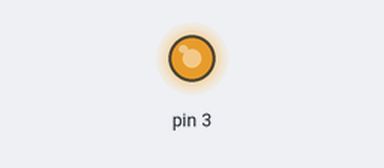
Simulated run of this sketch. Board: Arduino Uno, built with avr-gcc and run on an emulated ATmega328P. On the bench: output pins drawn as LEDs (lit = HIGH).

Above: at 0.1 s.
Timing chart, 0 to 1.6 s (numbered marks = the images above):
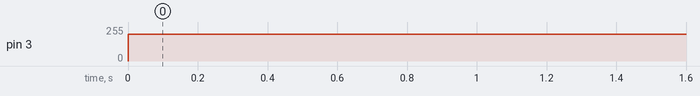

Measured:
- by itself, pin 3: 0/255 → 200/255 at 0.00 s

The sketch:

adrian_ta.ino
```cpp
void setup() {
  // put your setup code here, to run once:
pinMode(A0,0);
pinMode(3,1);
}

void loop() {
  // put your main code here, to run repeatedly:
analogWrite(3,200);
delay(200);
}
```
